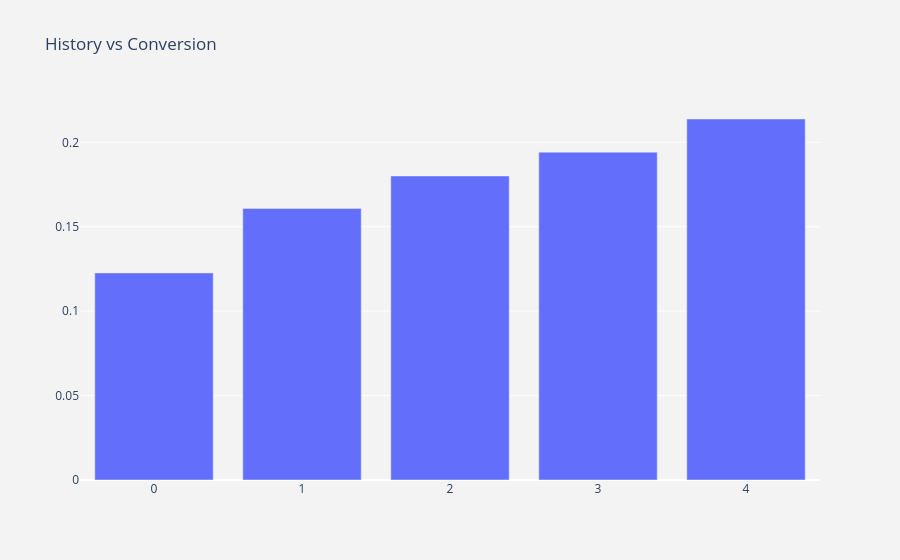

Notebook code cell kept with this figure:
### Code cell
df_plot = df_data.groupby('history_cluster').conversion.mean().reset_index()
plot_data = [
    go.Bar(
        x=df_plot['history_cluster'],
        y=df_plot['conversion'],
    )
]

plot_layout = go.Layout(
        xaxis={"type": "category"},
        title='History vs Conversion',
        plot_bgcolor  = 'rgb(243,243,243)',
        paper_bgcolor  = 'rgb(243,243,243)',
    )
fig = go.Figure(data=plot_data, layout=plot_layout)
fig.show()

### Figure 1 — Plotly figure (JSON) as saved in the notebook; plotly's stock layout.template omitted (floating-point values rounded to 4 significant figures)
{"data": [{"type": "bar", "x": [0, 1, 2, 3, 4], "y": [0.1226, 0.1609, 0.1801, 0.1942, 0.2138]}], "layout": {"paper_bgcolor": "rgb(243,243,243)", "plot_bgcolor": "rgb(243,243,243)", "title": {"text": "History vs Conversion"}, "xaxis": {"type": "category"}}}
